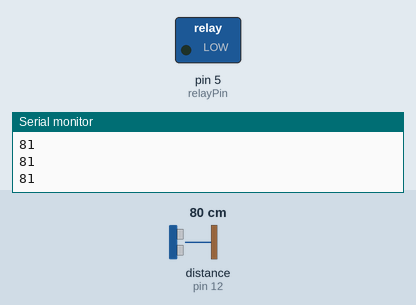
This sketch was run on a simulated Arduino Uno, built with avr-gcc and run on an emulated ATmega328P. Parts: switched loads named in the sketch (green lamp = pin HIGH), the last lines printed to the serial monitor. Wiring (inferred from the names in the program): ultrasonic range finder: trigger pin 10; echo pin 12. The inputs (shaded band) are chosen by the test bench; at power-on: distance to the obstacle (sensor on pin 12) 80 cm. The echo pulse lasts 58.3 µs per cm; pins used as bus, display or sensor lines are not drawn.

Above: at 1.2 s.
1.3 s: distance to the obstacle (sensor on pin 12) set to 2 cm
At 2.0 s:
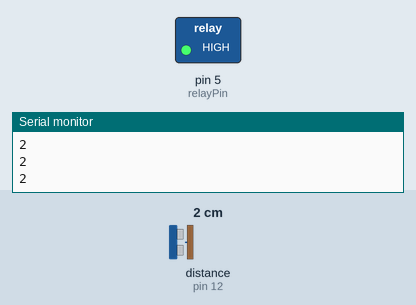
2.8 s: distance to the obstacle (sensor on pin 12) set to 18 cm
At 4.0 s:
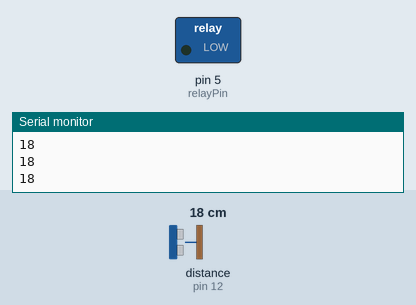
4.3 s: distance to the obstacle (sensor on pin 12) set to 4 cm
At 5.1 s:
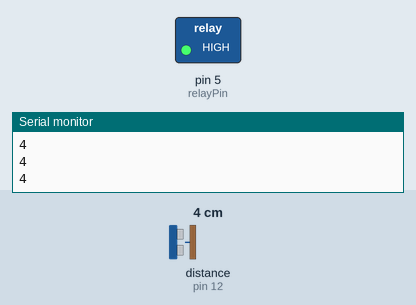
Timing chart, 0 to 7.3 s (numbered marks = the images above; inputs shaded):
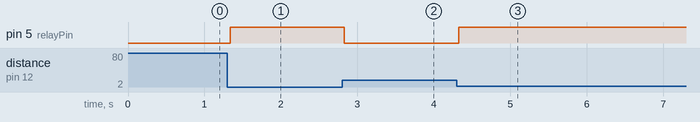

Measured:
- after the input at 1.3 s, pin 5 (relayPin): LOW → HIGH at once
- after the input at 2.8 s, pin 5 (relayPin): HIGH → LOW at once
- after the input at 4.3 s, pin 5 (relayPin): LOW → HIGH at once

The sketch:

automatic_water_dispense_code.ino
```cpp
int relayPin=5;
int triggerPin=10;
int echoPin=12;

long  readDistance(int triggerPin, int echoPin)
  {
    pinMode(triggerPin,OUTPUT);


    digitalWrite(triggerPin,LOW);
    delayMicroseconds(2);
    digitalWrite(triggerPin,HIGH);
    delayMicroseconds(10);
    digitalWrite(triggerPin,LOW);

    pinMode(echoPin,INPUT);
    return pulseIn(echoPin,HIGH);
  }
void setup() {
  // put your setup code here, to run once:
  pinMode(relayPin,OUTPUT);
  Serial.begin(9600);


}

void loop() {
  long distance;
  distance=0.0175*readDistance(triggerPin, echoPin);
  Serial.println(distance);
  delay(20);

   if(distance<10)
  {digitalWrite(relayPin,HIGH);}
  else{
    digitalWrite(relayPin,LOW);}
  }
```
